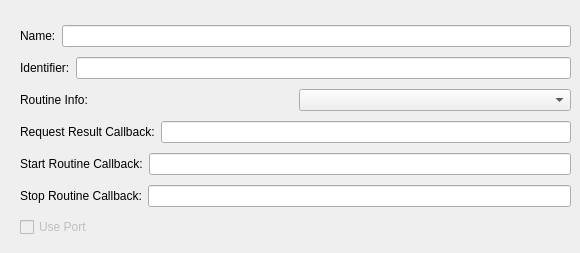
    <widget class="QWidget" name="tab_31">
     <attribute name="title">
      <string>Routine</string>
     </attribute>
     <widget class="QWidget" name="layoutWidget">
      <property name="geometry">
       <rect>
        <x>20</x>
        <y>21</y>
        <width>551</width>
        <height>223</height>
       </rect>
      </property>
      <layout class="QVBoxLayout" name="verticalLayout_25">
       <item>
        <layout class="QHBoxLayout" name="horizontalLayout_58">
         <item>
          <widget class="QLabel" name="label_52">
           <property name="text">
            <string>Name:</string>
           </property>
          </widget>
         </item>
         <item>
          <widget class="QLineEdit" name="leRoutineName"/>
         </item>
        </layout>
       </item>
       <item>
        <layout class="QHBoxLayout" name="horizontalLayout_60">
         <item>
          <widget class="QLabel" name="label_54">
           <property name="text">
            <string>Identifier:</string>
           </property>
          </widget>
         </item>
         <item>
          <widget class="QLineEdit" name="leRoutineId">
           <property name="toolTip">
            <string>&lt;!DOCTYPE HTML PUBLIC &quot;-//W3C//DTD HTML 4.0//EN&quot; &quot;http://www.w3.org/TR/REC-html40/strict.dtd&quot;&gt;
&lt;html&gt;&lt;head&gt;&lt;meta name=&quot;qrichtext&quot; content=&quot;1&quot; /&gt;&lt;style type=&quot;text/css&quot;&gt;
p, li { white-space: pre-wrap; }
&lt;/style&gt;&lt;/head&gt;&lt;body style=&quot; font-family:'Consolas'; font-size:12pt; font-weight:400; font-style:normal;&quot;&gt;
&lt;p style=&quot; margin-top:0px; margin-bottom:0px; margin-left:0px; margin-right:0px; -qt-block-indent:0; text-indent:0px;&quot;&gt;Note That:Id is 15 bits Only.&lt;/p&gt;&lt;/body&gt;&lt;/html&gt;</string>
           </property>
          </widget>
         </item>
        </layout>
       </item>
       <item>
        <layout class="QHBoxLayout" name="horizontalLayout_59">
         <item>
          <widget class="QLabel" name="label_53">
           <property name="text">
            <string>Routine Info:</string>
           </property>
          </widget>
         </item>
         <item>
          <widget class="QComboBox" name="cmbxRtnInfoRef"/>
         </item>
        </layout>
       </item>
       <item>
        <layout class="QHBoxLayout" name="horizontalLayout_61">
         <item>
          <widget class="QLabel" name="label_55">
           <property name="text">
            <string>Request Result Callback:</string>
           </property>
          </widget>
         </item>
         <item>
          <widget class="QLineEdit" name="leRtnReqRslFnc"/>
         </item>
        </layout>
       </item>
       <item>
        <layout class="QHBoxLayout" name="horizontalLayout_62">
         <item>
          <widget class="QLabel" name="label_56">
           <property name="text">
            <string>Start Routine Callback:</string>
           </property>
          </widget>
         </item>
         <item>
          <widget class="QLineEdit" name="leRtnStartFnc"/>
         </item>
        </layout>
       </item>
       <item>
        <layout class="QHBoxLayout" name="horizontalLayout_63">
         <item>
          <widget class="QLabel" name="label_57">
           <property name="text">
            <string>Stop Routine Callback:</string>
           </property>
          </widget>
         </item>
         <item>
          <widget class="QLineEdit" name="leRtnStopFnc"/>
         </item>
        </layout>
       </item>
       <item>
        <widget class="QCheckBox" name="cbxRoutineUsePort">
         <property name="enabled">
          <bool>false</bool>
         </property>
         <property name="text">
          <string>Use Port</string>
         </property>
        </widget>
       </item>
      </layout>
     </widget>
    </widget>
